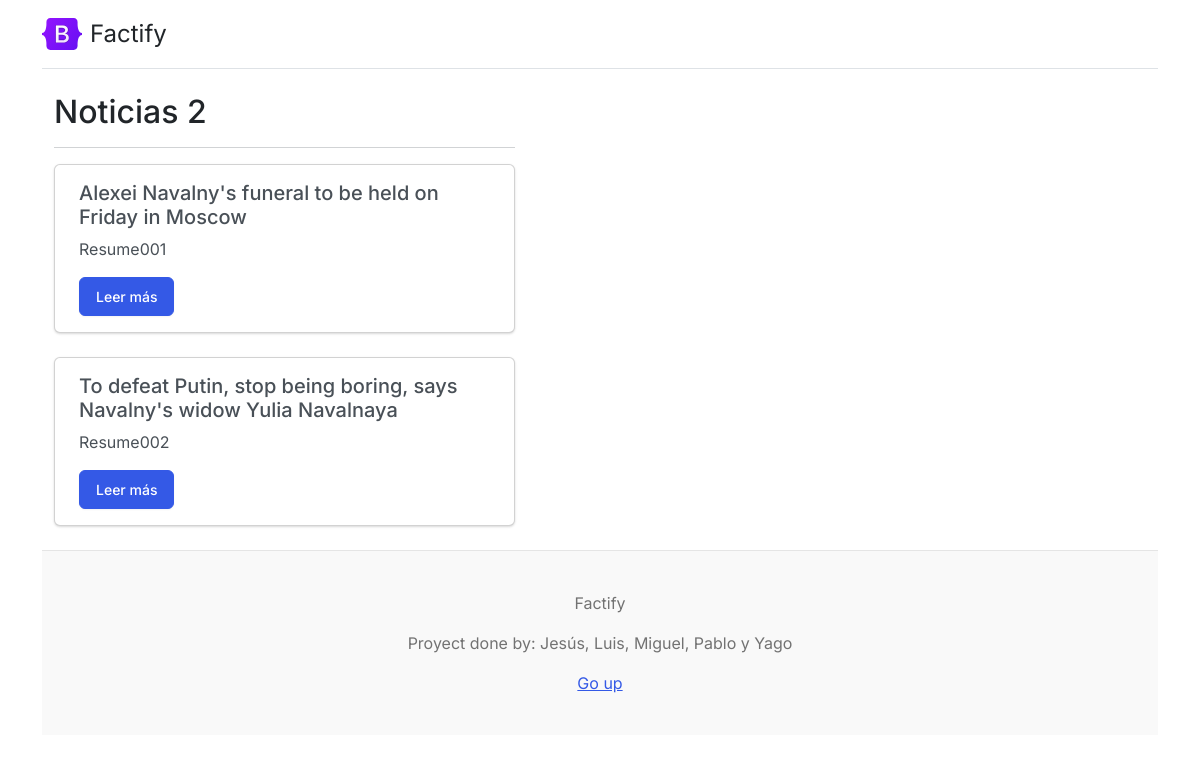
The page /noticias2/ on the database its author committed.
### core/models.py (models this page shows, shortened)
class Noticias2(models.Model):
    title = models.CharField(max_length=250)
    resume = models.TextField()    # RESUMEN
    text = models.TextField()
    authors = models.CharField(max_length=250)
    date = models.DateField()
    keywords = models.CharField(max_length=250)
    source = models.CharField(max_length=250)
    class Meta:
        verbose_name = 'Noticia2'
        verbose_name_plural = 'Noticias2'
        ordering = ['title']

### core/views.py (the view)
# urls.py: path('noticias2/', noticias2, name='noticias2'),
def noticias2(request):
    noticias2 = Noticias2.objects.all().order_by('title')
    return render(request, 'core/noticias2.html', {'noticias2': noticias2})

### core/processors.py (called while the page is built)
def ctx_dic_about(request):
	ctx_about = {}
	ctx_about['ABOUT'] = About.objects.latest('created')
	return ctx_about

def ctx_dic_category(request):
	ctx_category = {}
	ctx_category['categories'] = Category.objects.filter(active=True)
	return ctx_category

def ctx_dic_history(request):
	ctx_history = {}
	ctx_history['dates'] = Post.objects.dates('created', 'month', order='DESC').distinct()
	return ctx_history

def ctx_dic_link(request):
	ctx_link = {}
	links = Link.objects.all()
	for link in links:
		ctx_link[link.key] = {'url':link.url, 'icon':link.icon}
	return ctx_link

### core/templates/core/noticias2.html
{% extends 'core/base.html' %}
{% load static %}
{% block content %}
<div class="container">
  <div class="row">
    <div class="col-md-8">
      <h2>Noticias 2</h2>
      <hr>
      {% for noticia2 in noticias2 %}
      <div class="card mb-4">
        <div class="card-body">
          <h5 class="card-title">{{ noticia2.title }}</h5>
          <p class="card-text">{{ noticia2.resume }}</p>
          <a href="{% url 'detalle_noticia2' noticia2.id %}" class="btn btn-primary">Leer más</a>
        </div>
      </div>
      {% empty %}
      <p>No hay noticias disponibles.</p>
      {% endfor %}
    </div>
    <div class="col-md-4">
    </div>
  </div>
</div>
{% endblock %}

### rows shown on the page
Noticias2: title "Alexei Navalny's funeral to be held on Friday in Moscow", resume "Resume001"
Noticias2: title "To defeat Putin, stop being boring, says Navalny's widow Yulia Navalnaya", resume "Resume002"
